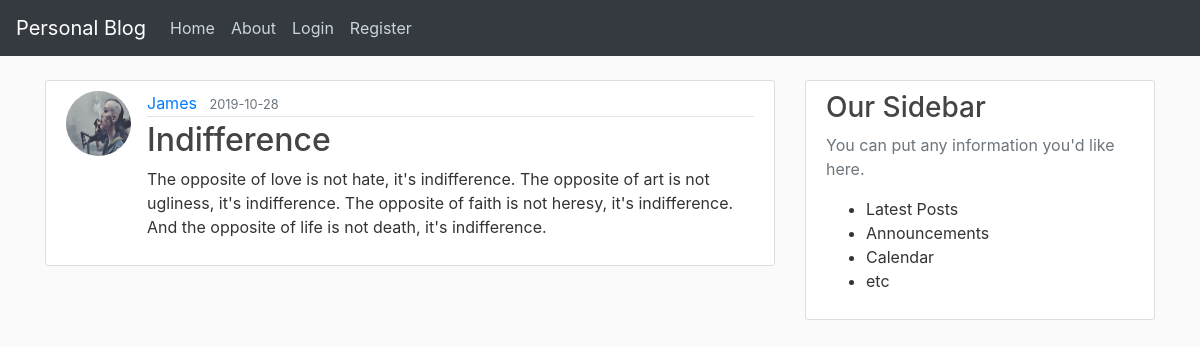
Screenshot of /post/8 with the database file from the repository.
### flaskblog/models.py (models this page shows, shortened)
class User(db.Model,UserMixin):
    id = db.Column(db.Integer, primary_key=True)
    username = db.Column(db.String(80), unique=True, nullable=False)
    email = db.Column(db.String(120), unique=True, nullable=False)
    image_file = db.Column(db.String(20),nullable=False,default='default.jpg')
    password = db.Column(db.String(60),nullable=False)
    posts = db.relationship('Post',backref='author',lazy=True)

class Post(db.Model):
  id = db.Column(db.Integer, primary_key=True)
  title = db.Column(db.String(100),nullable=False)
  date_posted = db.Column(db.DateTime,nullable=False,default=datetime.utcnow)
  content = db.Column(db.Text,nullable=False)
  user_id = db.Column(db.Integer,db.ForeignKey('user.id'),nullable=False)

### flaskblog/routes.py (the view)
@app.route('/post/<int:post_id>')
def post(post_id):
    post = Post.query.get_or_404(post_id)
    return render_template('post.html',title=post.title,post=post)

### flaskblog/templates/post.html (shortened to what this page needs)
{% extends 'layout.html' %}
{% block content %}
  <article class="media content-section">
    <img src="{{ url_for('static',filename='profile_pics/' + post.author.image_file) }}" alt="user profile image"
      class="rounded-circle article-img">
    <div class="media-body">
      <div class="article-metadata">
        <a href="#" class="mr-2">{{ post.author.username }}</a>
        <small class="text-muted">{{ post.date_posted.strftime('%Y-%m-%d') }}</small>
      </div>
      <h2 class="article-title">{{ post.title }}</h2>
      <p class="article-content">{{ post.content }}</p>
    </div>
  </article>
{% endblock content %}

### flaskblog/static/main.css (style rules this page uses)
body { background: #fafafa; color: #333333; margin-top: 5rem; }
h1, h2, h3, h4, h5, h6 { color: #444444; }
.content-section { background: #ffffff; padding: 10px 20px; border: 1px solid #dddddd; border-radius: 3px; margin-bottom: 20px; }
.article-title { color: #444444; }
.article-content { white-space: pre-line; }
.article-img { height: 65px; width: 65px; margin-right: 16px; }
.article-metadata { padding-bottom: 1px; margin-bottom: 4px; border-bottom: 1px solid #e3e3e3; }

### rows the page displays
User: image_file (picture), author.username "James"
Post: date_posted "2019-10-28", title "Indifference", content "The opposite of love is not hate, it's indifference. The opposite of art is not ugliness, it's indifference. The opposite of faith is not heresy, it's indifference. And the opposite of life is not death, it's indifference."
